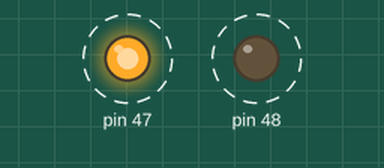
Recording of a sketch running on a simulated Arduino Mega 2560, built with avr-gcc and run on an emulated ATmega2560. Shown: output pins drawn as LEDs (lit = HIGH). Dashed ring = blinking. What the sketch prints to the serial monitor is not drawn.

Above: at 3.2 s.
Timing chart, 0 to 6.0 s (numbered marks = the images above):
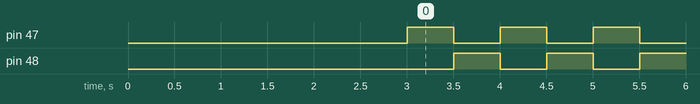

Measured:
- by itself, pin 47, pin 48: alternates HIGH for 0.50 s and LOW for 0.50 s

The sketch:

LED_BLINK.ino
```cpp
int i = 0;
void setup() {
  pinMode(47,OUTPUT);
  pinMode(48,OUTPUT);
  digitalWrite(47,LOW);
  digitalWrite(48,LOW);
   delay(2000);
  Serial.begin(115200);
  delay(1000);


  //Serial.println(i);

}

void loop() {
  // put your main code here, to run repeatedly:
  digitalWrite(47,HIGH);
  digitalWrite(48,LOW);
  delay(500);
  digitalWrite(47,LOW);
  digitalWrite(48,HIGH);
  delay(500);
  Serial.println(i);
  i = i+1;
  if (i > 100) i = 0;
}
```
